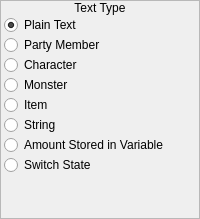
       <widget class="QFrame" name="frame_3">
        <property name="sizePolicy">
         <sizepolicy hsizetype="Fixed" vsizetype="Preferred">
          <horstretch>0</horstretch>
          <verstretch>0</verstretch>
         </sizepolicy>
        </property>
        <property name="frameShape">
         <enum>QFrame::StyledPanel</enum>
        </property>
        <property name="frameShadow">
         <enum>QFrame::Raised</enum>
        </property>
        <layout class="QVBoxLayout" name="verticalLayout_2">
         <property name="spacing">
          <number>0</number>
         </property>
         <property name="margin">
          <number>0</number>
         </property>
         <item>
          <widget class="QLabel" name="label_2">
           <property name="sizePolicy">
            <sizepolicy hsizetype="Preferred" vsizetype="Fixed">
             <horstretch>0</horstretch>
             <verstretch>0</verstretch>
            </sizepolicy>
           </property>
           <property name="text">
            <string>Text Type</string>
           </property>
           <property name="alignment">
            <set>Qt::AlignCenter</set>
           </property>
          </widget>
         </item>
         <item>
          <widget class="QWidget" name="widget_2" native="true">
           <layout class="QVBoxLayout" name="verticalLayout_3">
            <property name="spacing">
             <number>0</number>
            </property>
            <property name="leftMargin">
             <number>3</number>
            </property>
            <property name="topMargin">
             <number>0</number>
            </property>
            <property name="rightMargin">
             <number>3</number>
            </property>
            <property name="bottomMargin">
             <number>3</number>
            </property>
            <item>
             <widget class="QRadioButton" name="rbPlainText">
              <property name="text">
               <string>Plain Text</string>
              </property>
              <property name="checked">
               <bool>true</bool>
              </property>
             </widget>
            </item>
            <item>
             <widget class="QRadioButton" name="rbPartyMember">
              <property name="text">
               <string>Party Member</string>
              </property>
             </widget>
            </item>
            <item>
             <widget class="QRadioButton" name="rbCharacter">
              <property name="text">
               <string>Character</string>
              </property>
             </widget>
            </item>
            <item>
             <widget class="QRadioButton" name="rbMonster">
              <property name="text">
               <string>Monster</string>
              </property>
             </widget>
            </item>
            <item>
             <widget class="QRadioButton" name="rbItem">
              <property name="text">
               <string>Item</string>
              </property>
             </widget>
            </item>
            <item>
             <widget class="QRadioButton" name="rbString">
              <property name="text">
               <string>String</string>
              </property>
             </widget>
            </item>
            <item>
             <widget class="QRadioButton" name="rbVariable">
              <property name="text">
               <string>Amount Stored in Variable</string>
              </property>
             </widget>
            </item>
            <item>
             <widget class="QRadioButton" name="rbSwitch">
              <property name="text">
               <string>Switch State</string>
              </property>
             </widget>
            </item>
            <item>
             <spacer name="verticalSpacer">
              <property name="orientation">
               <enum>Qt::Vertical</enum>
              </property>
              <property name="sizeHint" stdset="0">
               <size>
                <width>20</width>
                <height>40</height>
               </size>
              </property>
             </spacer>
            </item>
           </layout>
          </widget>
         </item>
        </layout>
       </widget>
